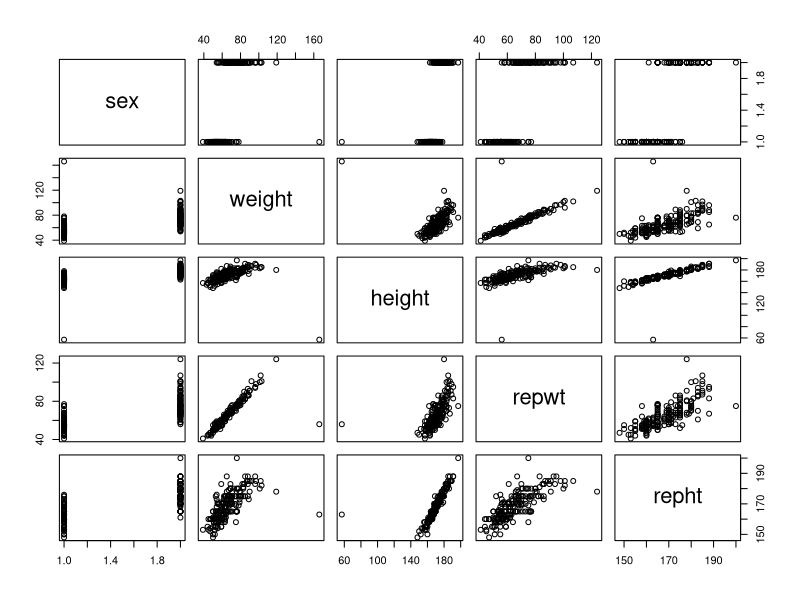
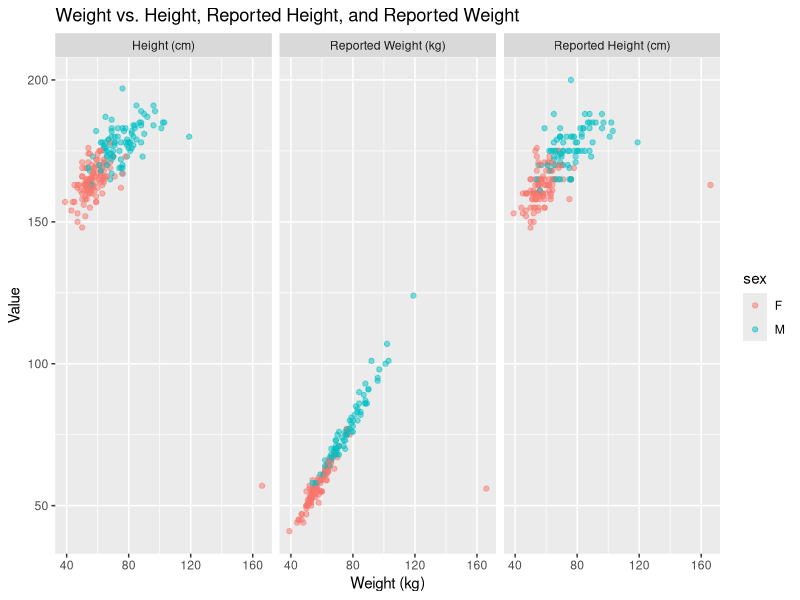

R code for these plots, in order:
## ---- chunk 1
library(car)
library(ggplot2)
library(data.table)
data(Davis)
working_dir <- "/Users/bertozzivill/repos/data-science-book/final/module_6/"
## ---- chunk 2
# Plot the variables in the "Davis" dataset, which looks at measured vs. reported weight and height
plot(Davis)
## ---- chunk 3
Davis <- data.table(Davis)
Davis <- melt(Davis, id.vars = c("sex", "weight"))
Davis <- Davis[!is.na(value)]
Davis[, variable:= factor(variable, labels=c("Height (cm)", "Reported Weight (kg)", "Reported Height (cm)"))]
## ---- chunk 4
ggplot(Davis, aes(x=weight, y=value)) +
  geom_point(aes(color=sex), alpha=0.5) +
  facet_grid(~variable) +
  labs(title="Weight vs. Height, Reported Height, and Reported Weight",
       x="Weight (kg)",
       y="Value")
